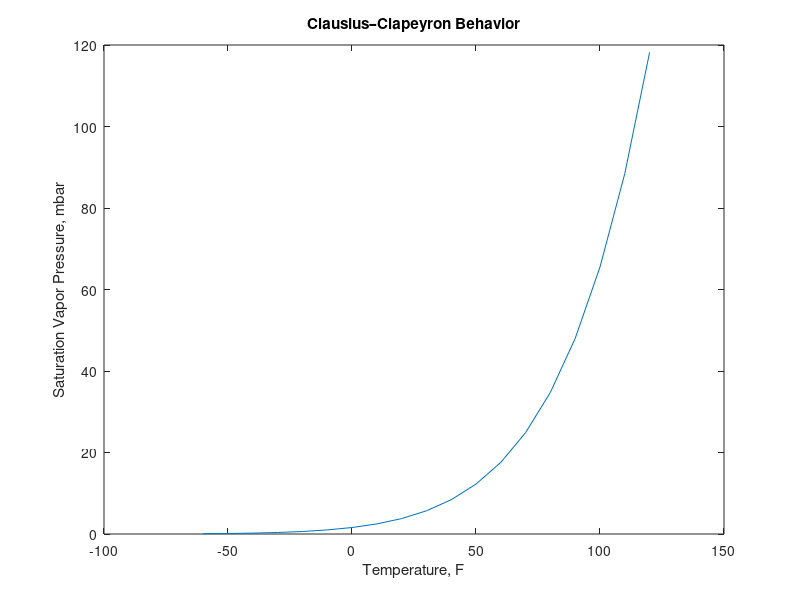

Reproduce this figure in MATLAB.

%Using the Clausius–Clapeyron equation, find the
%saturation vapor pressure for water at different
%temperatures
%
TF=[-60:10:120]; %Define temp matrix in F
TK=(TF + 459.6)/1.8; %Convert temp to K
Delta_H=2.45e6; %Define latent heat of %vaporization J/kg
R_air = 461; %J/kg
%Define ideal gas constant
%for air
%
%Calculate the vapor pressures
Vapor_Pressure=6.11*exp((Delta_H/R_air)*(1/273 - 1./TK));
%Display the results in a table
results = [TF',Vapor_Pressure']
%
%Create an x-y plot
plot(TF,Vapor_Pressure)
title('Clausius–Clapeyron Behavior')
xlabel('Temperature, F')
ylabel('Saturation Vapor Pressure, mbar')